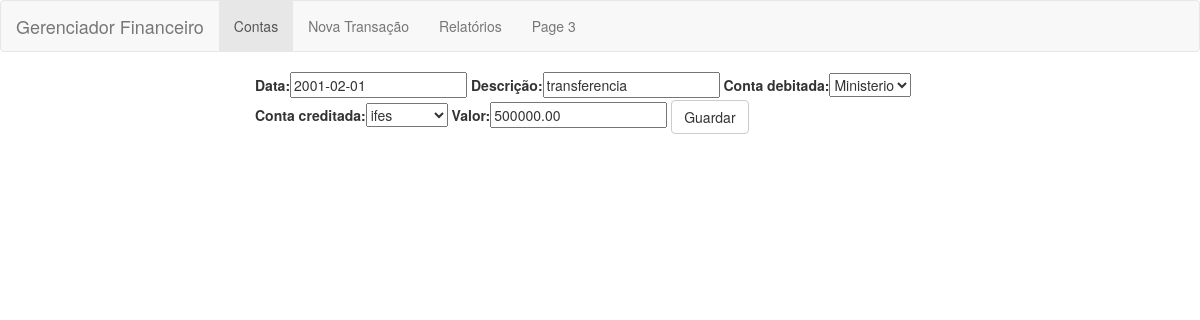
The app's page /financial/update/95/ with its own data.
### financial/models.py (models this page shows, shortened)
class Transaction(models.Model):
    date = models.DateField("data", blank=False)
    description = models.CharField("descrição", max_length=200, blank=False)
    acc_from = models.ForeignKey(
        Account, on_delete=models.PROTECT, verbose_name="conta debitada", related_name='taken', blank=False)
    acc_to = models.ForeignKey(
        Account, on_delete=models.PROTECT, verbose_name="conta creditada", related_name='added', blank=False)
    value = models.DecimalField("valor", max_digits=15, decimal_places=2,  validators=[
                                validators.MinValueValidator(0.0)], blank=False)

### financial/views.py (the view, shortened to what this page needs)
# urls.py: url(r'^update/(?P<pk>[0-9]+)/$', views.TransactionUpdateView.as_view(), name='update_transaction'),
class TransactionUpdateView(generic.UpdateView):
    model = Transaction
    template_name = 'financial/update_transaction.html'
    fields = ['date', 'description', 'acc_from', 'acc_to', 'value']
    def get_object(self, queryset=None):
        obj = Transaction.objects.get(id=self.kwargs['pk'])
        return obj

### financial/models.py (called while the page is built)
    def __str__(self):
        return self.name

### financial/templates/financial/update_transaction.html
{% extends 'base_financial.html' %}
{% block content %}
<form method="POST" class="post">{% csrf_token %}
    <ul>
        {{ form }}
        <button type="submit" class="save btn btn-default">Guardar</button>
    </ul>
</form>
{% endblock %}

### records on screen
Transaction: date "2001-02-01", description "transferencia", acc_from "Ministerio", acc_to "ifes", value "500000.00"
